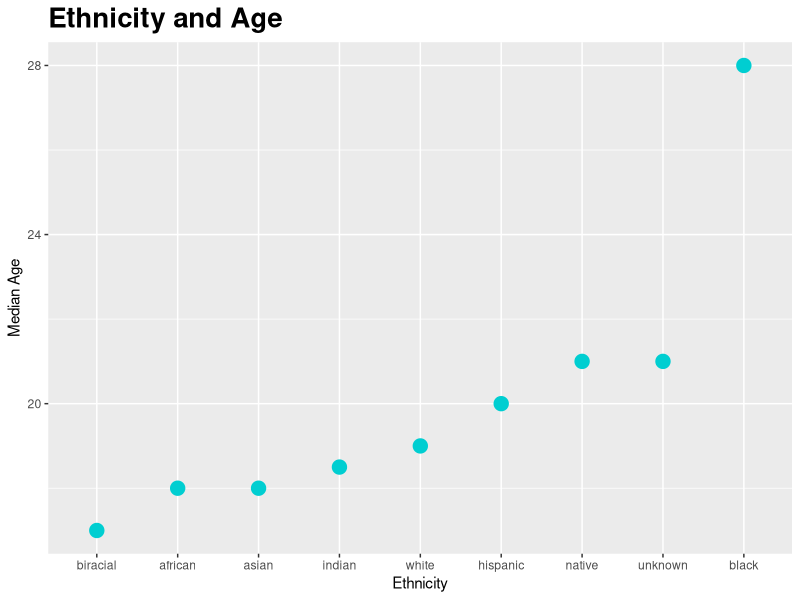
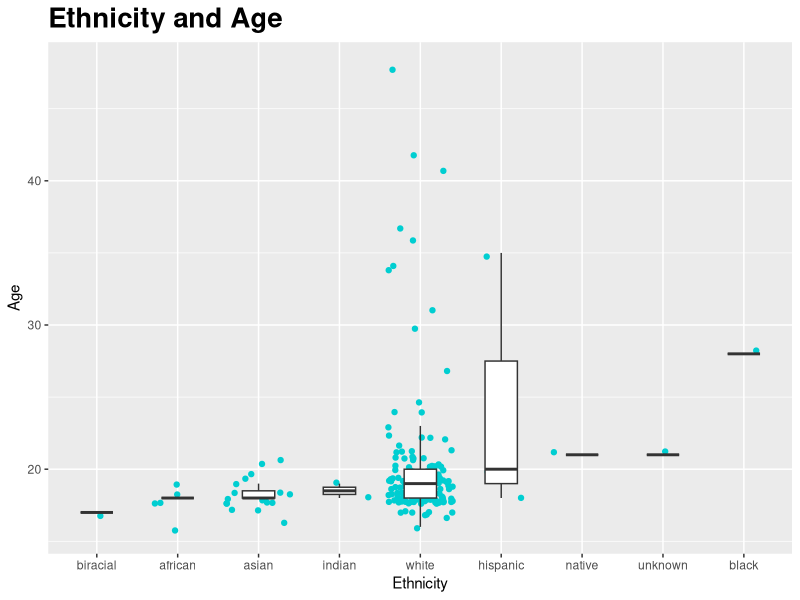
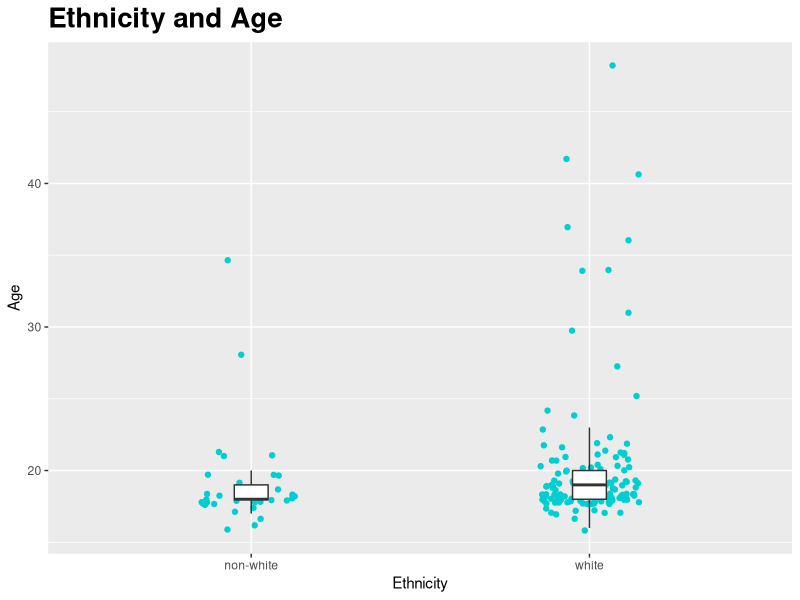

Generate these figures, in order, with R:
## ---- chunk 1
#| output: false
library(tidyverse)
library(here)
#library(naniar)
## ---- chunk 2
#| output: false
hip <- read_csv(
  here::here("supporting_artifacts", 
    "Labs", 
    "Lab 3", 
    "hiphop.csv"))
## ---- chunk 3
hop <- tibble(hip)

#colnames(hop)

#hop_move <- hop |> 
  #select(asianMove : whiteMove) |> 
  #floor()

#hop_new <- hop |> 
  #select(-asianMove:-whiteMove)

#biggie <- merge(hop_new, hop_move)

#Didn't work, the merge function was a huge memory hog and used up all 32gb of my RAM. 
## ---- chunk 4
# hop$asianMove <- hop$asianMove |> 
#   floor()
# hop$blackMove <- hop$blackMove |> 
#   floor()
# hop$hispanicMove <- hop$hispanicMove |> 
#   floor()
# hop$nativeMove <- hop$nativeMove |> 
#   floor()
# hop$SAAMEMove <- hop$SAAMEMove |> 
#   floor()
# hop$whiteMove <- hop$whiteMove |> 
#   floor()

#revised code: 

hop <- hop |> 
  mutate(
    across(asianMove:whiteMove, ~floor(.)))
## ---- chunk 5
#| output: false
# hop |> 
#   replace_with_na((
#     replace = list(
#       city = 0,
#     county = 0)))
## ---- chunk 6
count <- unique(hop$word)

#revised code:
count2 <- hop |> 
  distinct(word) |> 
  select(word)
## ---- chunk 7

hop <- hop |> 
  mutate(
    ethnic_dicot = 
      ifelse(ethnic != "white", 
      "non-white", "white"))
## ---- chunk 8

hop_demo <- hop |> 
  distinct(
    subj, sex, 
    .keep_all = TRUE) |> 
  select(
    subj, 
    sex, 
    ethnic, 
    ethnic_dicot, 
    age)

# hop_demo$sex <- as.factor(
#   hop_demo$sex)
# 
# hop_demo$ethnic <- as.factor(
#   hop_demo$ethnic)
# 
# hop_demo$ethnic_dicot <- as.factor(
#   hop_demo$ethnic_dicot)


#revised code:
hop_demo <- hop_demo |> 
  mutate(
    across(c("sex", "ethnic", "ethnic_dicot"), ~as.factor(.)))

summary(hop_demo)
## ---- chunk 9
demo_ethnic_age <- hop_demo |> 
  group_by(ethnic) |> 
  summarize(
    median_age = median(age))

demo_ethnic_age %>% 
  ggplot(mapping = aes(
    x = fct_reorder(
      ethnic, median_age),
    y = median_age,
    size = 5)) +
  theme(legend.position = "none") +
  labs(x = "Ethnicity") +
  labs(y = "Median Age") +
  ggtitle("Ethnicity and Age") +
  theme(
    plot.title=element_text(
      family='', 
      face='bold', 
      colour='black', 
      size=20),
    plot.title.position = "panel") +
  geom_point(color = "darkturquoise")


## ---- chunk 10
hop_demo %>% 
  ggplot(mapping = aes(
    x = fct_reorder(
      ethnic, age),
    y = age)) +
  theme(legend.position = "none") +
  labs(x = "Ethnicity") +
  labs(y = "Age") +
  ggtitle("Ethnicity and Age") +
  theme(
    plot.title=element_text(
      family='', 
      face='bold', 
      colour='black', 
      size=20),
    plot.title.position = "panel") +
  geom_jitter(color = "darkturquoise") +
  geom_boxplot(
    outlier.shape = NA, 
    width = 0.4)


## ---- chunk 11

hop_demo %>% 
  ggplot(mapping = aes(
    x = ethnic_dicot,
    y = age)) +
  theme(legend.position = "none") +
  labs(x = "Ethnicity") +
  labs(y = "Age") +
  ggtitle("Ethnicity and Age") +
  theme(
    plot.title=element_text(
      family='', 
      face='bold', 
      colour='black', 
      size=20),
    plot.title.position = "panel") +
  geom_jitter(
    color = "darkturquoise", 
    width = 0.15) +
  geom_boxplot(
    outlier.shape = NA, 
    width = 0.1)
## ---- chunk 12
#| output: false

YB <- hop |> 
  filter(age<20) |> 
  distinct(subj)

hop |> 
  filter(age<20) |> 
  select(word, familiarity) |> 
  group_by(word) |> 
  summarize(fam = median(familiarity)) |> 
  slice_max(order_by = fam)

hop |> 
  filter(age<20) |> 
  select(word, familiarity) |> 
  group_by(word) |> 
  summarize(fam = median(familiarity)) |> 
  slice_min(order_by = fam)
## ---- chunk 13
#| output: false
# # NWW <- hop |> 
#   filter(ethnic_dicot == 'non-white') |>
#   filter(sex == 'Female')
# unique(NWW$subj)
# 
# hop |> 
#   filter(ethnic_dicot == 'non-white') |>
#   filter(sex == 'Female') |> 
#   select(word, familiarity) |> 
#   group_by(word) |> 
#   summarize(fam = median(familiarity)) |> 
#   slice_max(order_by = fam)
# 
# hop |> 
#   filter(ethnic_dicot == 'non-white') |>
#   filter(sex == 'Female') |> 
#   select(word, familiarity) |> 
#   group_by(word) |> 
#   summarize(fam = median(familiarity)) |> 
#   slice_min(order_by = fam)


#Revised code:
NWW <- hop |> 
  filter(ethnic_dicot == 'non-white',
         sex == 'Female') |> 
  distinct(subj)


hop |> 
  filter(ethnic_dicot == 'non-white',
         sex == 'Female') |> 
  select(word, familiarity) |> 
  group_by(word) |> 
  summarize(
    fam = median(familiarity)) |> 
  slice_max(order_by = fam)

hop |> 
  filter(ethnic_dicot == 'non-white',
         sex == 'Female') |> 
  select(word, familiarity) |> 
  group_by(word) |> 
  summarize(fam = median(familiarity)) |> 
  slice_min(order_by = fam)
## ---- chunk 14
#| output: false
# W.M.30 <- hop |> 
#   filter(ethnic_dicot == 'white') |>
#   filter(sex == 'Male') |> 
#   filter(age > 30)
# unique(W.M.30$subj)
# 
# hop |> 
#   filter(ethnic_dicot == 'white') |>
#   filter(sex == 'Male') |> 
#   filter(age > 30) |>  
#   select(word, familiarity) |> 
#   group_by(word) |> 
#   summarize(fam = median(familiarity)) |> 
#   slice_max(order_by = fam)


#Revised code:
W.M.30 <- hop |> 
  filter(ethnic_dicot == 'white',
         sex == 'Male',
         age > 30) |> 
  distinct(subj)

hop |> 
  filter(ethnic_dicot == 'white',
         sex == 'Male',
         age > 30) |>  
  select(word, familiarity) |> 
  group_by(word) |> 
  summarize(fam = median(familiarity)) |> 
  slice_max(order_by = fam)
## ---- chunk 15
#| output: false
# hop |> 
#   filter(ethnic_dicot == 'white') |> 
#   filter(sex == 'Male') |> 
#   filter(age >= 17) |> 
#   filter(age <= 23) |> 
#   filter(city >= 10000) |> 
#   filter(city <= 60000) |> 
#   filter(bieber == 5)


#Revised code:
hop |> 
  filter(ethnic_dicot == 'white',
         sex == 'Male',
         age >= 17,
         age <= 23,
         city >= 10000,
         city <= 60000) |> 
  slice_max(bieber) |> 
  distinct(subj)
